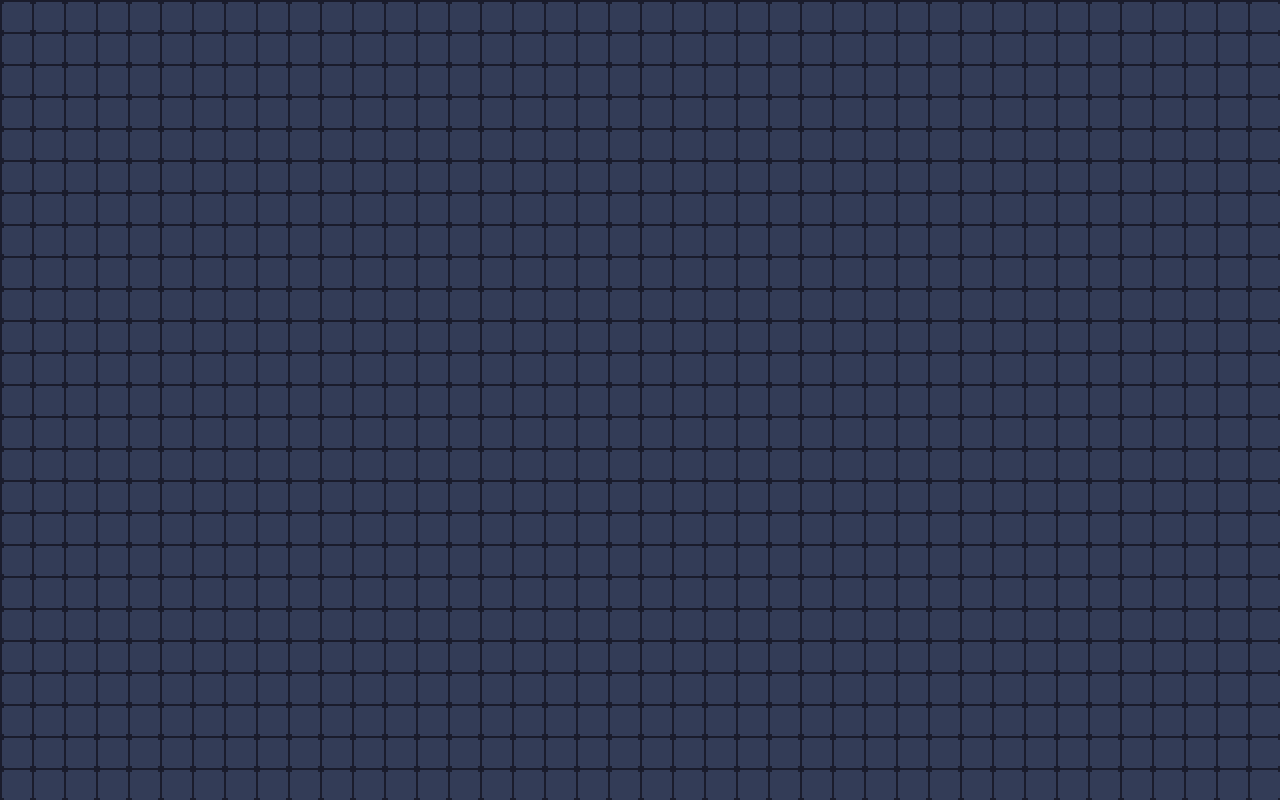

Tiled map render using the project's own tile images. Description and the whole map definition, tile-layer contents included, below:
An orthogonal 40x25 tile map with 32x32 px tiles, 1 tile layer (Tile Layer 1).

<map version="1.10" tiledversion="1.10.2" orientation="orthogonal" renderorder="right-down" width="40" height="25" tilewidth="32" tileheight="32" infinite="0" nextlayerid="2" nextobjectid="1">
 <tileset firstgid="1" source="tileset_test.tsx" />
 <layer id="1" name="Tile Layer 1" width="40" height="25">
  <data encoding="csv">
215,215,215,215,215,215,215,215,215,215,215,215,215,215,215,215,215,215,215,215,215,215,215,215,215,215,215,215,215,215,215,215,215,215,215,215,215,215,215,215,
215,215,215,215,215,215,215,215,215,215,215,215,215,215,215,215,215,215,215,215,215,215,215,215,215,215,215,215,215,215,215,215,215,215,215,215,215,215,215,215,
215,215,215,215,215,215,215,215,215,215,215,215,215,215,215,215,215,215,215,215,215,215,215,215,215,215,215,215,215,215,215,215,215,215,215,215,215,215,215,215,
215,215,215,215,215,215,215,215,215,215,215,215,215,215,215,215,215,215,215,215,215,215,215,215,215,215,215,215,215,215,215,215,215,215,215,215,215,215,215,215,
215,215,215,215,215,215,215,215,215,215,215,215,215,215,215,215,215,215,215,215,215,215,215,215,215,215,215,215,215,215,215,215,215,215,215,215,215,215,215,215,
215,215,215,215,215,215,215,215,215,215,215,215,215,215,215,215,215,215,215,215,215,215,215,215,215,215,215,215,215,215,215,215,215,215,215,215,215,215,215,215,
215,215,215,215,215,215,215,215,215,215,215,215,215,215,215,215,215,215,215,215,215,215,215,215,215,215,215,215,215,215,215,215,215,215,215,215,215,215,215,215,
215,215,215,215,215,215,215,215,215,215,215,215,215,215,215,215,215,215,215,215,215,215,215,215,215,215,215,215,215,215,215,215,215,215,215,215,215,215,215,215,
215,215,215,215,215,215,215,215,215,215,215,215,215,215,215,215,215,215,215,215,215,215,215,215,215,215,215,215,215,215,215,215,215,215,215,215,215,215,215,215,
215,215,215,215,215,215,215,215,215,215,215,215,215,215,215,215,215,215,215,215,215,215,215,215,215,215,215,215,215,215,215,215,215,215,215,215,215,215,215,215,
215,215,215,215,215,215,215,215,215,215,215,215,215,215,215,215,215,215,215,215,215,215,215,215,215,215,215,215,215,215,215,215,215,215,215,215,215,215,215,215,
215,215,215,215,215,215,215,215,215,215,215,215,215,215,215,215,215,215,215,215,215,215,215,215,215,215,215,215,215,215,215,215,215,215,215,215,215,215,215,215,
215,215,215,215,215,215,215,215,215,215,215,215,215,215,215,215,215,215,215,215,215,215,215,215,215,215,215,215,215,215,215,215,215,215,215,215,215,215,215,215,
215,215,215,215,215,215,215,215,215,215,215,215,215,215,215,215,215,215,215,215,215,215,215,215,215,215,215,215,215,215,215,215,215,215,215,215,215,215,215,215,
215,215,215,215,215,215,215,215,215,215,215,215,215,215,215,215,215,215,215,215,215,215,215,215,215,215,215,215,215,215,215,215,215,215,215,215,215,215,215,215,
215,215,215,215,215,215,215,215,215,215,215,215,215,215,215,215,215,215,215,215,215,215,215,215,215,215,215,215,215,215,215,215,215,215,215,215,215,215,215,215,
215,215,215,215,215,215,215,215,215,215,215,215,215,215,215,215,215,215,215,215,215,215,215,215,215,215,215,215,215,215,215,215,215,215,215,215,215,215,215,215,
215,215,215,215,215,215,215,215,215,215,215,215,215,215,215,215,215,215,215,215,215,215,215,215,215,215,215,215,215,215,215,215,215,215,215,215,215,215,215,215,
215,215,215,215,215,215,215,215,215,215,215,215,215,215,215,215,215,215,215,215,215,215,215,215,215,215,215,215,215,215,215,215,215,215,215,215,215,215,215,215,
215,215,215,215,215,215,215,215,215,215,215,215,215,215,215,215,215,215,215,215,215,215,215,215,215,215,215,215,215,215,215,215,215,215,215,215,215,215,215,215,
215,215,215,215,215,215,215,215,215,215,215,215,215,215,215,215,215,215,215,215,215,215,215,215,215,215,215,215,215,215,215,215,215,215,215,215,215,215,215,215,
215,215,215,215,215,215,215,215,215,215,215,215,215,215,215,215,215,215,215,215,215,215,215,215,215,215,215,215,215,215,215,215,215,215,215,215,215,215,215,215,
215,215,215,215,215,215,215,215,215,215,215,215,215,215,215,215,215,215,215,215,215,215,215,215,215,215,215,215,215,215,215,215,215,215,215,215,215,215,215,215,
215,215,215,215,215,215,215,215,215,215,215,215,215,215,215,215,215,215,215,215,215,215,215,215,215,215,215,215,215,215,215,215,215,215,215,215,215,215,215,215,
215,215,215,215,215,215,215,215,215,215,215,215,215,215,215,215,215,215,215,215,215,215,215,215,215,215,215,215,215,215,215,215,215,215,215,215,215,215,215,215
</data>
 </layer>
</map>
